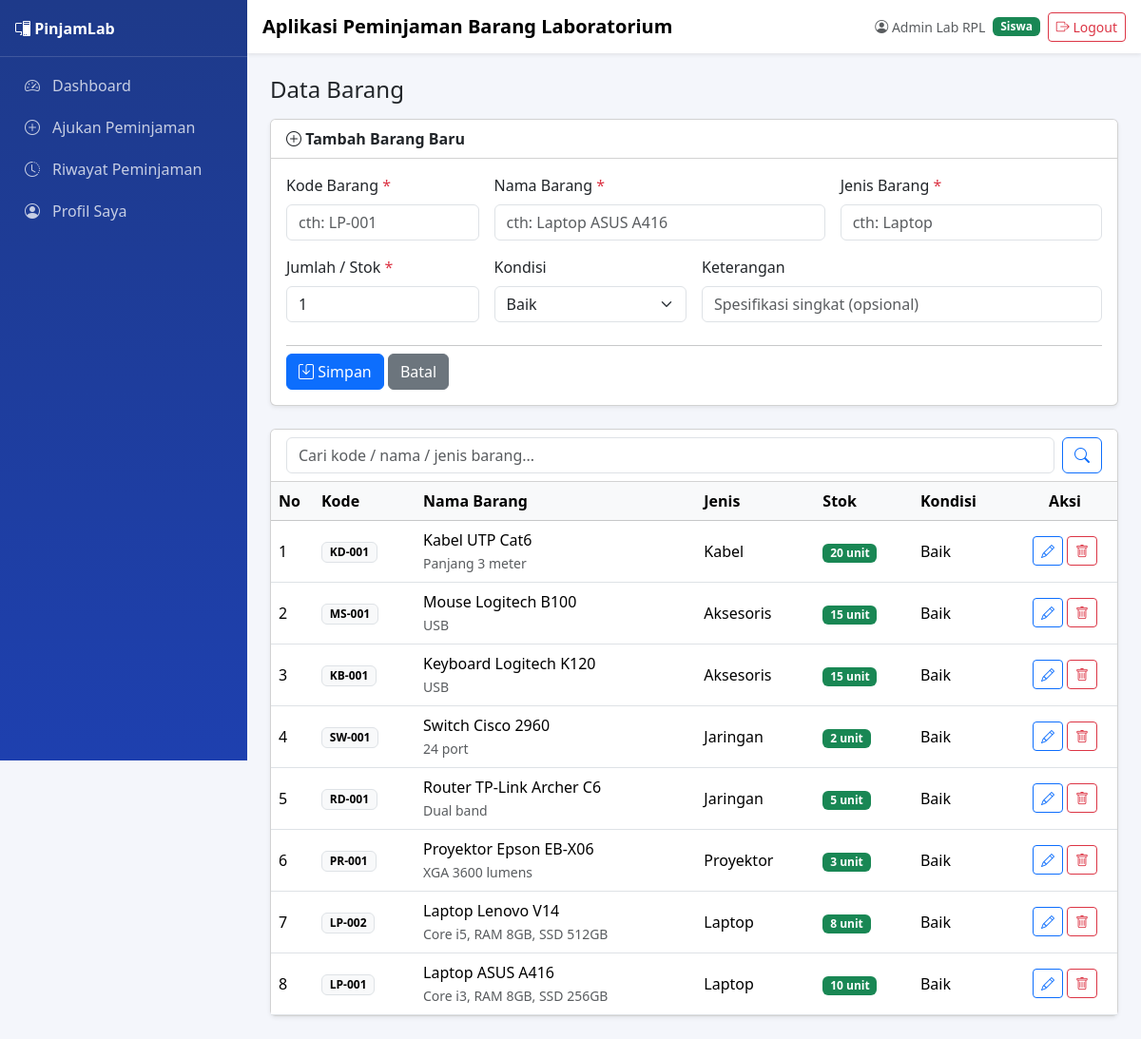
The app's page /barang.php?aksi=tambah (signed in) with its own data.
### tables this page shows
CREATE TABLE barang (
  id_barang    INT AUTO_INCREMENT PRIMARY KEY,
  kode_barang  VARCHAR(20) NOT NULL UNIQUE,
  nama_barang  VARCHAR(100) NOT NULL,
  jenis_barang VARCHAR(50) NOT NULL,
  jumlah       INT NOT NULL DEFAULT 0,
  kondisi      VARCHAR(50) DEFAULT 'Baik',
  keterangan   TEXT
);

### koneksi.php (called while the page is built, shortened)
<?php
function e($str) {
    return htmlspecialchars($str ?? '', ENT_QUOTES, 'UTF-8');
}
?>

### barang.php (the view, shortened to what this page needs)
<?php
include 'koneksi.php';
include 'template_header.php';
 $aksi = $_GET['aksi'] ?? 'list';
 $edit = null;
 $keyword = mysqli_real_escape_string($koneksi, $_GET['cari'] ?? '');
if ($keyword != '') {
    $data = mysqli_query($koneksi, "SELECT * FROM barang
        WHERE kode_barang LIKE '%$keyword%' OR nama_barang LIKE '%$keyword%' OR jenis_barang LIKE '%$keyword%'
        ORDER BY id_barang DESC");
} else {
    $data = mysqli_query($koneksi, "SELECT * FROM barang ORDER BY id_barang DESC");
}
?>
<div class="d-flex flex-wrap justify-content-between align-items-center gap-2 mb-3">
    <h4 class="mb-0">Data Barang</h4>
</div>
<?php if ($aksi == 'tambah' || ($aksi == 'edit' && $edit)): ?>
<div class="card shadow-sm mb-4">
    <div class="card-header bg-white fw-semibold">
        <i class="bi bi-<?= $aksi == 'tambah' ? 'plus-circle' : 'pencil' ?>"></i>
        <?= $aksi == 'tambah' ? 'Tambah Barang Baru' : 'Edit Barang' ?>
    </div>
    <div class="card-body">
        <form method="post" class="row g-3">
            <div class="col-md-3">
                <label class="form-label">Kode Barang <span class="text-danger">*</span></label>
                <input type="text" name="kode_barang" class="form-control" placeholder="cth: LP-001"
                       value="<?= e($edit['kode_barang'] ?? '') ?>" required>
            </div>
            <div class="col-md-5">
                <label class="form-label">Nama Barang <span class="text-danger">*</span></label>
                <input type="text" name="nama_barang" class="form-control" placeholder="cth: Laptop ASUS A416"
                       value="<?= e($edit['nama_barang'] ?? '') ?>" required>
            </div>
            <div class="col-md-4">
                <label class="form-label">Jenis Barang <span class="text-danger">*</span></label>
                <input type="text" name="jenis_barang" class="form-control" list="daftarJenis"
                       placeholder="cth: Laptop" value="<?= e($edit['jenis_barang'] ?? '') ?>" required>
            </div>
            <div class="col-md-3">
                <label class="form-label">Jumlah / Stok <span class="text-danger">*</span></label>
                <input type="number" name="jumlah" class="form-control" min="0" value="<?= $edit['jumlah'] ?? 1 ?>" required>
            </div>
            <div class="col-md-3">
                <label class="form-label">Kondisi</label>
                <select name="kondisi" class="form-select">
                    <?php foreach (['Baik', 'Rusak Ringan', 'Rusak Berat'] as $k): ?>
                        <option value="<?= $k ?>" <?= ($edit['kondisi'] ?? 'Baik') == $k ? 'selected' : '' ?>><?= $k ?></option>
                    <?php endforeach; ?>
                </select>
            </div>
            <div class="col-md-6">
                <label class="form-label">Keterangan</label>
                <input type="text" name="keterangan" class="form-control" placeholder="Spesifikasi singkat (opsional)"
                       value="<?= e($edit['keterangan'] ?? '') ?>">
            </div>
            <div class="col-12">
                <hr class="mt-2 mb-2">
                <button type="submit" name="<?= $aksi ?>" class="btn btn-primary"><i class="bi bi-save"></i> Simpan</button>
                <a href="barang.php" class="btn btn-secondary">Batal</a>
            </div>
        </form>
    </div>
</div>
<?php endif; ?>
<div class="card shadow-sm">
    <div class="card-header bg-white">
        <form method="get" class="d-flex gap-2">
            <input type="text" name="cari" class="form-control" placeholder="Cari kode / nama / jenis barang..."
                   value="<?= e($keyword) ?>">
            <button class="btn btn-outline-primary" type="submit"><i class="bi bi-search"></i></button>
        </form>
    </div>
    <div class="table-responsive">
        <table class="table table-hover mb-0 align-middle">
            <thead class="table-light">
                <tr>
                    <th width="45">No</th><th>Kode</th><th>Nama Barang</th><th>Jenis</th>
                    <th>Stok</th><th>Kondisi</th><th width="110" class="text-center">Aksi</th>
                </tr>
            </thead>
            <tbody>
                <?php $no = 1; while ($b = mysqli_fetch_assoc($data)): ?>
                <tr>
                    <td><?= $no++ ?></td>
                    <td><span class="badge text-bg-light border"><?= e($b['kode_barang']) ?></span></td>
                    <td>
                        <?= e($b['nama_barang']) ?>
                        <?php if ($b['keterangan']): ?><br><small class="text-muted"><?= e($b['keterangan']) ?></small><?php endif; ?>
                    </td>
                    <td><?= e($b['jenis_barang']) ?></td>
                    <td>
                        <?php if ($b['jumlah'] > 0): ?>
                            <span class="badge bg-success"><?= $b['jumlah'] ?> unit</span>
                        <?php else: ?>
                            <span class="badge bg-danger">Habis</span>
                        <?php endif; ?>
                    </td>
                    <td><?= e($b['kondisi']) ?></td>
                                        <td class="text-center">
                        <?php if (($_SESSION['role'] ?? 'admin') != 'petugas'): ?>
                        <a href="barang.php?aksi=edit&id=<?= $b['id_barang'] ?>" class="btn btn-sm btn-outline-primary" title="Edit"><i class="bi bi-pencil"></i></a>
                        <a href="barang.php?hapus=<?= $b['id_barang'] ?>" class="btn btn-sm btn-outline-danger" title="Hapus"
                           onclick="return confirm('Yakin ingin menghapus barang ini?')"><i class="bi bi-trash"></i></a>
                        <?php else: ?>
                        <span class="text-muted small"><i class="bi bi-eye"></i> lihat</span>
                        <?php endif; ?>
                    </td>
                </tr>
                <?php endwhile; ?>
            </tbody>
        </table>
    </div>
</div>
<?php include 'template_footer.php'; ?>

### template_header.php (style rules this page uses)
body { background-color: #f4f6fb; }

### records on screen
barang: kode_barang "KD-001", nama_barang "Kabel UTP Cat6", keterangan "Panjang 3 meter", jenis_barang "Kabel", jumlah "20", kondisi "Baik"
barang: kode_barang "MS-001", nama_barang "Mouse Logitech B100", keterangan "USB", jenis_barang "Aksesoris", jumlah "15", kondisi "Baik"
barang: kode_barang "KB-001", nama_barang "Keyboard Logitech K120", keterangan "USB", jenis_barang "Aksesoris", jumlah "15", kondisi "Baik"
barang: kode_barang "SW-001", nama_barang "Switch Cisco 2960", keterangan "24 port", jenis_barang "Jaringan", jumlah "2", kondisi "Baik"
barang: kode_barang "RD-001", nama_barang "Router TP-Link Archer C6", keterangan "Dual band", jenis_barang "Jaringan", jumlah "5", kondisi "Baik"
barang: kode_barang "PR-001", nama_barang "Proyektor Epson EB-X06", keterangan "XGA 3600 lumens", jenis_barang "Proyektor", jumlah "3", kondisi "Baik"
barang: kode_barang "LP-002", nama_barang "Laptop Lenovo V14", keterangan "Core i5, RAM 8GB, SSD 512GB", jenis_barang "Laptop", jumlah "8", kondisi "Baik"
barang: kode_barang "LP-001", nama_barang "Laptop ASUS A416", keterangan "Core i3, RAM 8GB, SSD 256GB", jenis_barang "Laptop", jumlah "10", kondisi "Baik"

### other values on screen
$namaUser "Admin Lab RPL"
$role "Siswa"
form field kondisi "Baik"
